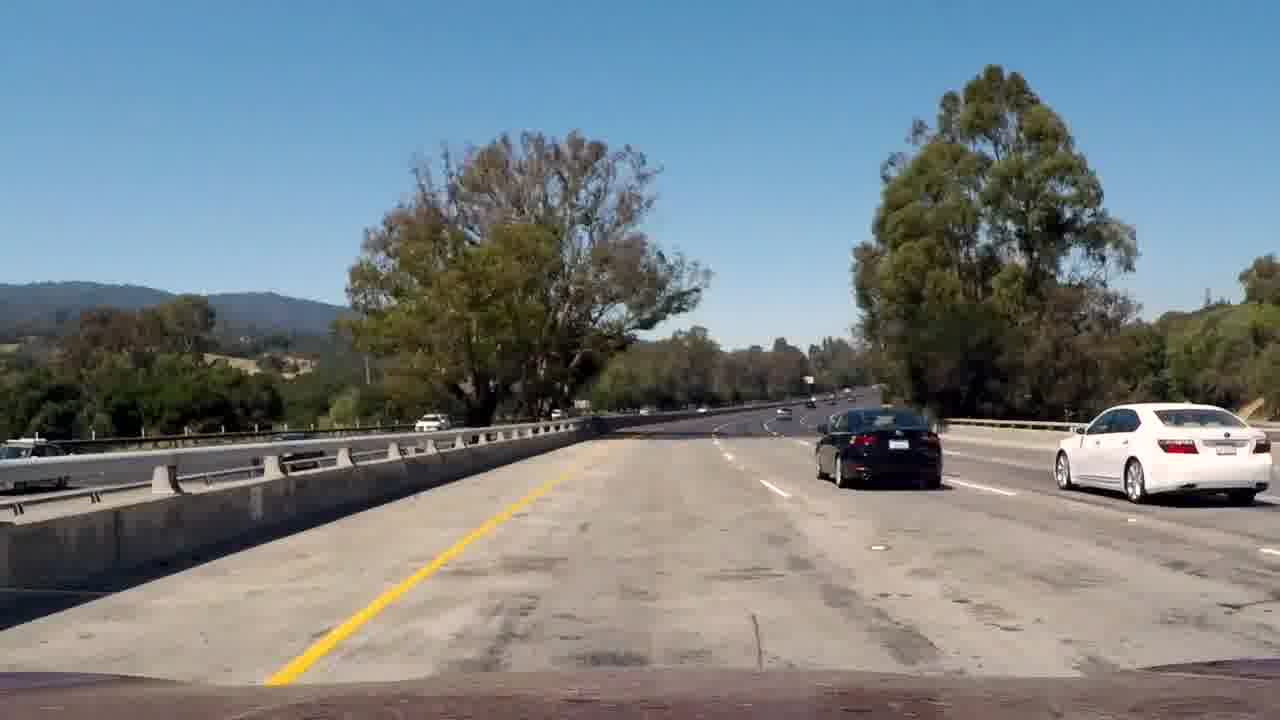
#> input picture captured_images/Pictures1002.jpg, 1280 x 720 px; its folder holds only this picture in this run
$ python -i pipeline.py   (imports and definitions only)   (older library calls are emulated)
#> lines starting #> are read from the running program, lines starting #| are printed output that depends on the picture; after the words box and inside, x2 and y2 are one past the last pixel; in counts of white or black regions, pixels touching at a corner belong together; long printed decimals are rounded
import matplotlib.pyplot as plt
import matplotlib.image as mpimg
import numpy as np
import cv2
import pickle
import glob

# Import everything needed to edit/save/watch video clips
from moviepy.editor import VideoFileClip
from IPython.display import HTML

# Define a function that takes an image, gradient orientation,
# and threshold min / max values.
# [54 lines left out: functions abs_sobel_thresh, mag_thresh, dir_threshold, not called in this run]

# ksize = 3 # Choose a larger odd number to smooth gradient measurements
#
# # Read in an image and grayscale it
# image = mpimg.imread('test_images/test5.jpg')
#
# # Run the function
# # gradx = abs_sobel_thresh(image, orient='x', thresh_min=20, thresh_max=100)
# # grady = abs_sobel_thresh(image, orient='y', thresh_min=20, thresh_max=100)
# mag_binary = mag_thresh(image, sobel_kernel=ksize, mag_thresh=(85, 255))
# # dir_binary = dir_threshold(image, sobel_kernel=ksize, thresh=(50, np.pi/2))
# # combined = np.zeros_like(dir_binary)
# # combined[((gradx == 1) & (grady == 1)) | ((mag_binary == 1) & (dir_binary == 1))] = 1
#
# thresh = (100, 255)
# # R = image[:,:,0]
# # G = image[:,:,1]
# # B = image[:,:,2]
#
# hls = cv2.cvtColor(image, cv2.COLOR_RGB2HLS)
# H = hls[:,:,0]
# L = hls[:,:,1]
# S = hls[:,:,2]
#
# # gray = cv2.cvtColor(image, cv2.COLOR_RGB2GRAY)
# binary = np.zeros_like(S)
# binary[(S > thresh[0]) & (S <= thresh[1])] = 1
#
# # Plot the result
# f, (ax1, ax2) = plt.subplots(1, 2, figsize=(24, 9))
# f.tight_layout()
# ax1.imshow(S, cmap='gray')
# ax1.set_title('Original Image', fontsize=20)
# ax2.imshow(binary, cmap='gray')
# ax2.set_title('Combined', fontsize=20)
#
# # ax2.set_title('Thresholded Gradient x', fontsize=20)
# # ax3.imshow(grady, cmap='gray')
# # ax3.set_title('Thresholded Gradient y', fontsize=20)
# # ax4.imshow(dir_binary, cmap='gray')
# # ax4.set_title('Magnitude binary', fontsize=20)
# plt.subplots_adjust(left=0., right=1, top=0.9, bottom=0.)
# plt.show()

# Convert to HLS color space and separate the S channel
# Note: img is the undistorted image

# img = mpimg.imread('test_images/straight_lines1.jpg')

def pipeline(img):
    # img = mpimg.imread('test_images/test1.jpg')

    hls = cv2.cvtColor(img, cv2.COLOR_RGB2HLS)
#> hls: shape (720, 1280, 3); mean of channels 0, 1, 2 58.7, 125.9, 68.6
    s_channel = hls[:,:,2]

    # Grayscale image
    # NOTE: we already saw that standard grayscaling lost color information for the lane lines
    # Explore gradients in other colors spaces / color channels to see what might work better
    gray = cv2.cvtColor(img, cv2.COLOR_RGB2GRAY)

    # Sobel x
    sobelx = cv2.Sobel(gray, cv2.CV_64F, 1, 0) # Take the derivative in x
    abs_sobelx = np.absolute(sobelx) # Absolute x derivative to accentuate lines away from horizontal
    scaled_sobel = np.uint8(255*abs_sobelx/np.max(abs_sobelx))

    # Threshold x gradient
    thresh_min = 20
    thresh_max = 100
    sxbinary = np.zeros_like(scaled_sobel)
    sxbinary[(scaled_sobel >= thresh_min) & (scaled_sobel <= thresh_max)] = 1

    # Threshold color channel
    s_thresh_min = 170
    s_thresh_max = 255
    s_binary = np.zeros_like(s_channel)
    s_binary[(s_channel >= s_thresh_min) & (s_channel <= s_thresh_max)] = 1

    # Stack each channel to view their individual contributions in green and blue respectively
    # This returns a stack of the two binary images, whose components you can see as different colors
    color_binary = np.dstack(( np.zeros_like(sxbinary), sxbinary, s_binary)) * 255

    # Combine the two binary thresholds
    combined_binary = np.zeros_like(sxbinary)
    combined_binary[(s_binary == 1) | (sxbinary == 1)] = 1

    top_left = [570,470]
    top_right = [720,470]
    bottom_right = [1130,720]
    bottom_left = [200,720]
    pts = np.array([bottom_left,bottom_right,top_right,top_left])

    top_left_dst = [320,0]
    top_right_dst = [980,0]
    bottom_right_dst = [980,720]
    bottom_left_dst = [320,720]
    dst_pts = np.array([bottom_left_dst, bottom_right_dst, top_right_dst, top_left_dst])

    ## you can plot this and see that lines are properly chosen
    # cv2.polylines(img,[pts],True,(255,0,0), 5)
    # cv2.polylines(img,[dst_pts],True,(0,0,255), 5)

    src = np.float32(pts.tolist())
    dst = np.float32(dst_pts.tolist())

    M = cv2.getPerspectiveTransform(src, dst)
    Minv = cv2.getPerspectiveTransform(dst, src)
    img_size = (img.shape[1], img.shape[0])
#> img_size = (1280, 720)

    binary_warped = cv2.warpPerspective(combined_binary, M, img_size , flags=cv2.INTER_LINEAR)
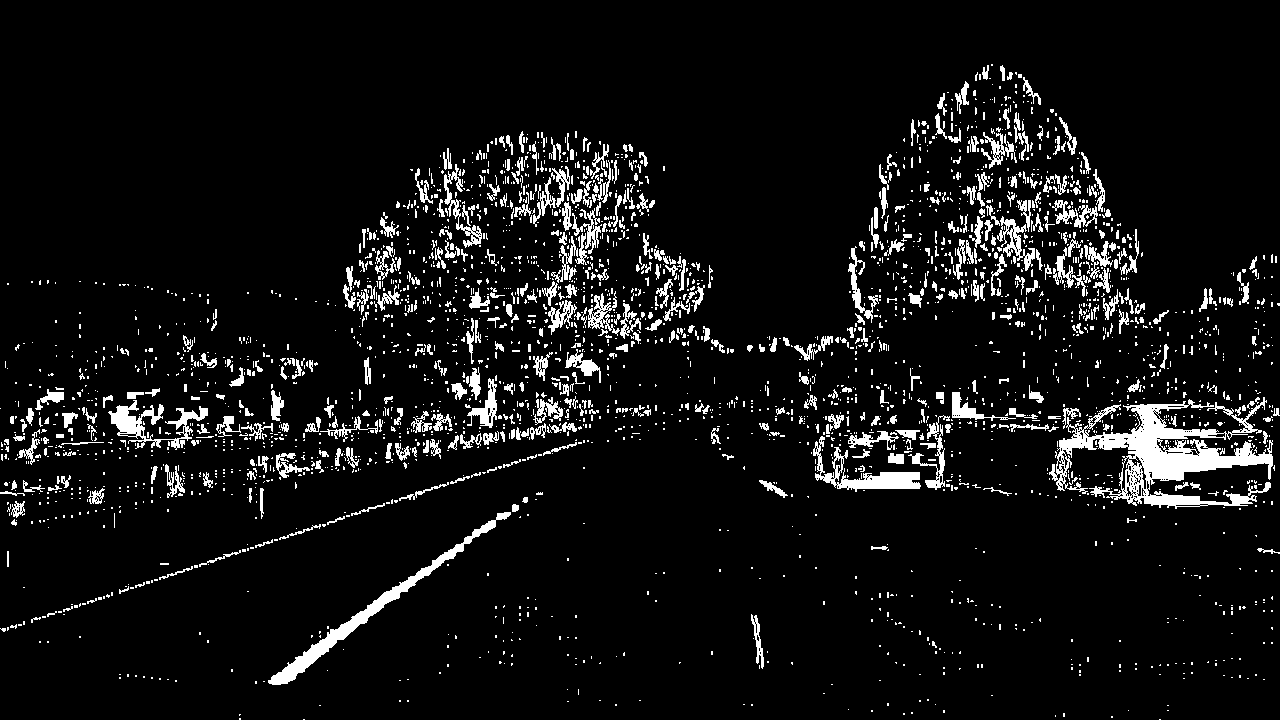
#> combined_binary: shape (720, 1280); values 0 (black) and 1 (white), 7.2% white; 3032 white regions (2533 under 20 px), largest, box (x1, y1, x2, y2) and area: (1049, 397, 1273, 509) 8930, (268, 512, 511, 685) 2885, (813, 436, 921, 492) 1660
    # binary_warped = cv2.warpPerspective(img, M, img_size , flags=cv2.INTER_LINEAR)

    # # Plotting thresholded images
    # f, (ax1, ax2) = plt.subplots(1, 2, figsize=(20,10))
    # ax1.set_title('Original Image')
    # ax1.imshow(img)
    #
    # ax2.set_title('Birds-eye-view')
    # ax2.imshow(binary_warped, cmap='gray')
    # plt.show()

    # Assuming you have created a warped binary image called "binary_warped"
    # Take a histogram of the bottom half of the image
    histogram = np.sum(binary_warped[int(binary_warped.shape[0]/2):,:], axis=0)
    # Create an output image to draw on and  visualize the result
    out_img = np.dstack((binary_warped, binary_warped, binary_warped))*255
    # Find the peak of the left and right halves of the histogram
    # These will be the starting point for the left and right lines
    midpoint = np.int(histogram.shape[0]/2)
#> midpoint = 640
    leftx_base = np.argmax(histogram[:midpoint])
#> leftx_base = 324
    rightx_base = np.argmax(histogram[midpoint:]) + midpoint
#> rightx_base = 745

    # Choose the number of sliding windows
    nwindows = 9
    # Set height of windows
    window_height = np.int(binary_warped.shape[0]/nwindows)
#> window_height = 80
    # Identify the x and y positions of all nonzero pixels in the image
    nonzero = binary_warped.nonzero()
    nonzeroy = np.array(nonzero[0])
#> nonzeroy = 15101 values from 136 to 719
    nonzerox = np.array(nonzero[1])
    # Current positions to be updated for each window
    leftx_current = leftx_base
#> leftx_current = 324
    rightx_current = rightx_base
#> rightx_current = 745
    # Set the width of the windows +/- margin
    margin = 100
    # Set minimum number of pixels found to recenter window
    minpix = 50
    # Create empty lists to receive left and right lane pixel indices
    left_lane_inds = []
    right_lane_inds = []

    # Step through the windows one by one
    for window in range(nwindows):
        # Identify window boundaries in x and y (and right and left)
        win_y_low = binary_warped.shape[0] - (window+1)*window_height
        win_y_high = binary_warped.shape[0] - window*window_height
        win_xleft_low = leftx_current - margin
        win_xleft_high = leftx_current + margin
        win_xright_low = rightx_current - margin
        win_xright_high = rightx_current + margin
        # Draw the windows on the visualization image
        cv2.rectangle(out_img,(win_xleft_low,win_y_low),(win_xleft_high,win_y_high),
        (0,255,0), 2)
        cv2.rectangle(out_img,(win_xright_low,win_y_low),(win_xright_high,win_y_high),
        (0,255,0), 2)
        # Identify the nonzero pixels in x and y within the window
        good_left_inds = ((nonzeroy >= win_y_low) & (nonzeroy < win_y_high) &
        (nonzerox >= win_xleft_low) &  (nonzerox < win_xleft_high)).nonzero()[0]
        good_right_inds = ((nonzeroy >= win_y_low) & (nonzeroy < win_y_high) &
        (nonzerox >= win_xright_low) &  (nonzerox < win_xright_high)).nonzero()[0]
        # Append these indices to the lists
        left_lane_inds.append(good_left_inds)
        right_lane_inds.append(good_right_inds)
        # If you found > minpix pixels, recenter next window on their mean position
        if len(good_left_inds) > minpix:
            leftx_current = np.int(np.mean(nonzerox[good_left_inds]))
        if len(good_right_inds) > minpix:
            rightx_current = np.int(np.mean(nonzerox[good_right_inds]))
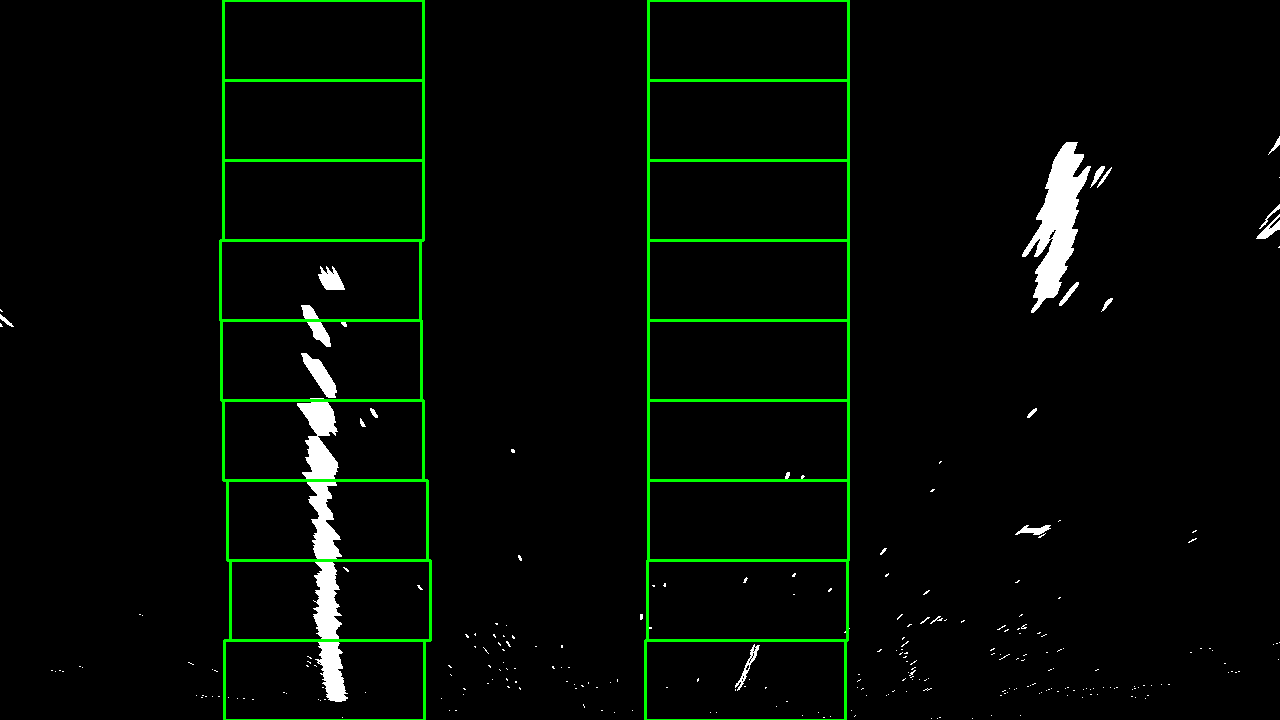
#> out_img: shape (720, 1280, 3); mean of channels 0, 1, 2 4.1, 9.4, 4.1; drawn as B, G, R

    # Concatenate the arrays of indices
    left_lane_inds = np.concatenate(left_lane_inds)
    right_lane_inds = np.concatenate(right_lane_inds)

    # Extract left and right line pixel positions
    leftx = nonzerox[left_lane_inds]
    lefty = nonzeroy[left_lane_inds]
    rightx = nonzerox[right_lane_inds]
    righty = nonzeroy[right_lane_inds]

    # Fit a second order polynomial to each
    left_fit = np.polyfit(lefty, leftx, 2)
#> left_fit = [0.000158, -0.129, 347.1]
    right_fit = np.polyfit(righty, rightx, 2)
#> right_fit = [0.00159, -2.05, 1406.8]

    # Generate x and y values for plotting
    ploty = np.linspace(0, binary_warped.shape[0]-1, binary_warped.shape[0] )
    left_fitx = left_fit[0]*ploty**2 + left_fit[1]*ploty + left_fit[2]
    right_fitx = right_fit[0]*ploty**2 + right_fit[1]*ploty + right_fit[2]

    # Define y-value where we want radius of curvature
    # I'll choose the maximum y-value, corresponding to the bottom of the image
    y_eval = np.max(ploty)
    left_curverad = ((1 + (2*left_fit[0]*y_eval + left_fit[1])**2)**1.5) / np.absolute(2*left_fit[0])
    right_curverad = ((1 + (2*right_fit[0]*y_eval + right_fit[1])**2)**1.5) / np.absolute(2*right_fit[0])
    print(left_curverad, right_curverad)
#| 3219.467 341.129
    # Example values: 1926.74 1908.48

    # Define conversions in x and y from pixels space to meters
    ym_per_pix = 30/720 # meters per pixel in y dimension
    xm_per_pix = 3.7/700 # meters per pixel in x dimension

    # Fit new polynomials to x,y in world space
    left_fit_cr = np.polyfit(ploty*ym_per_pix, left_fitx*xm_per_pix, 2)
    right_fit_cr = np.polyfit(ploty*ym_per_pix, right_fitx*xm_per_pix, 2)
    # Calculate the new radii of curvature
    left_curverad = ((1 + (2*left_fit_cr[0]*y_eval*ym_per_pix + left_fit_cr[1])**2)**1.5) / np.absolute(2*left_fit_cr[0])
    right_curverad = ((1 + (2*right_fit_cr[0]*y_eval*ym_per_pix + right_fit_cr[1])**2)**1.5) / np.absolute(2*right_fit_cr[0])
    # Now our radius of curvature is in meters
    print(left_curverad, 'm', right_curverad, 'm')
#| 1042.692 m 103.699 m
    # Example values: 632.1 m    626.2 m

    # Vehicle position with respect to center
    midpoint = (left_fit_cr[0] + right_fit_cr[0])/2
    center_offset = np.absolute(midpoint - img.shape[1]/2)
    print(left_fit_cr[0])
#| 0.0004796
    print(left_fit_cr[1])
#| -0.01633
    print(center_offset)
#| 639.997
    print(midpoint, 'm')
#| 0.002654 m


    # [8 lines of commented-out code are left out]

    pickle_data = pickle.load(open('wide_dist_pickle.p', 'rb'))
#> (reads wide_dist_pickle.p from the repository)
    mtx = pickle_data["mtx"]
    dist = pickle_data["dist"]

    undist = cv2.undistort(img, mtx, dist, None, mtx)

    # Create an image to draw the lines on
    warp_zero = np.zeros_like(binary_warped).astype(np.uint8)
    color_warp = np.dstack((warp_zero, warp_zero, warp_zero))

    # Recast the x and y points into usable format for cv2.fillPoly()
    pts_left = np.array([np.transpose(np.vstack([left_fitx, ploty]))])
    pts_right = np.array([np.flipud(np.transpose(np.vstack([right_fitx, ploty])))])
    pts = np.hstack((pts_left, pts_right))

    # Draw the lane onto the warped blank image
    cv2.fillPoly(color_warp, np.int_([pts]), (0,255, 0))
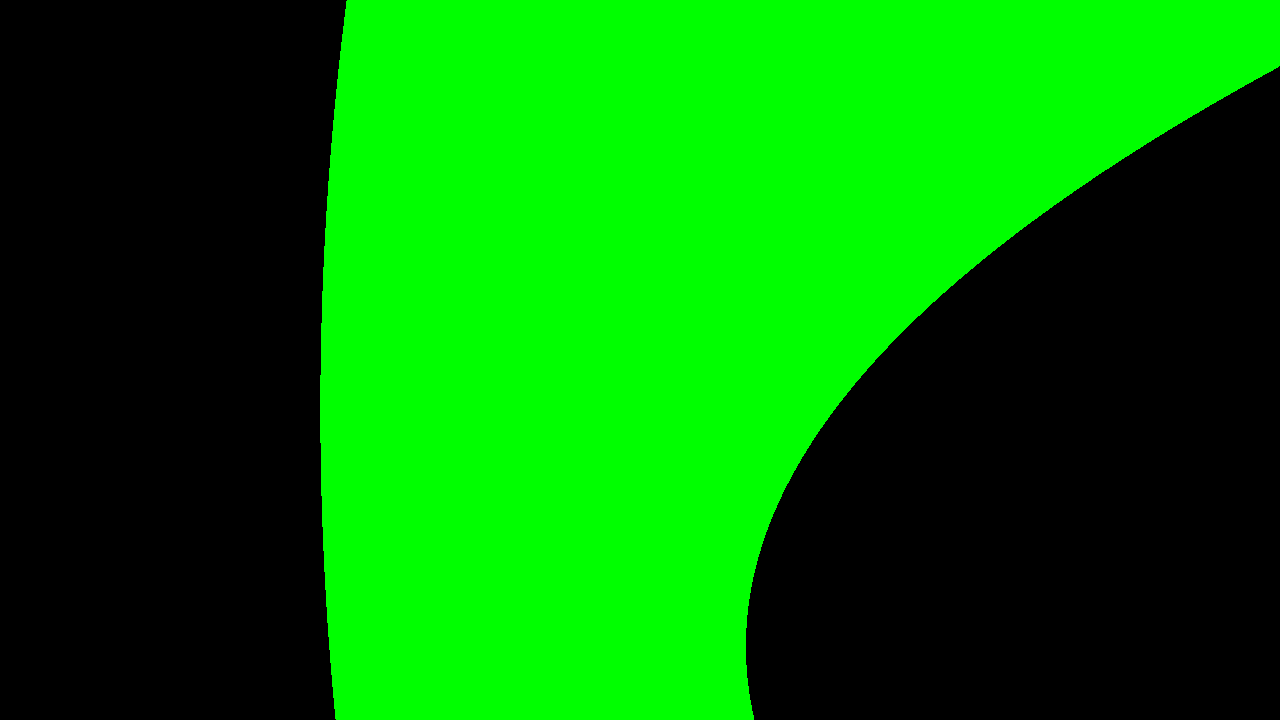
#> color_warp: shape (720, 1280, 3); mean of channels 0, 1, 2 0, 121.8, 0; drawn as B, G, R

    # Warp the blank back to original image space using inverse perspective matrix (Minv)
    newwarp = cv2.warpPerspective(color_warp, Minv, (img.shape[1], img.shape[0]))
    # Combine the result with the original image
    result = cv2.addWeighted(undist, 1, newwarp, 0.3, 0)
    font = cv2.FONT_HERSHEY_SIMPLEX
    result = cv2.putText(result,"Hello World!",(20,40), font, 1, (255,255,255), 2, cv2.LINE_AA)
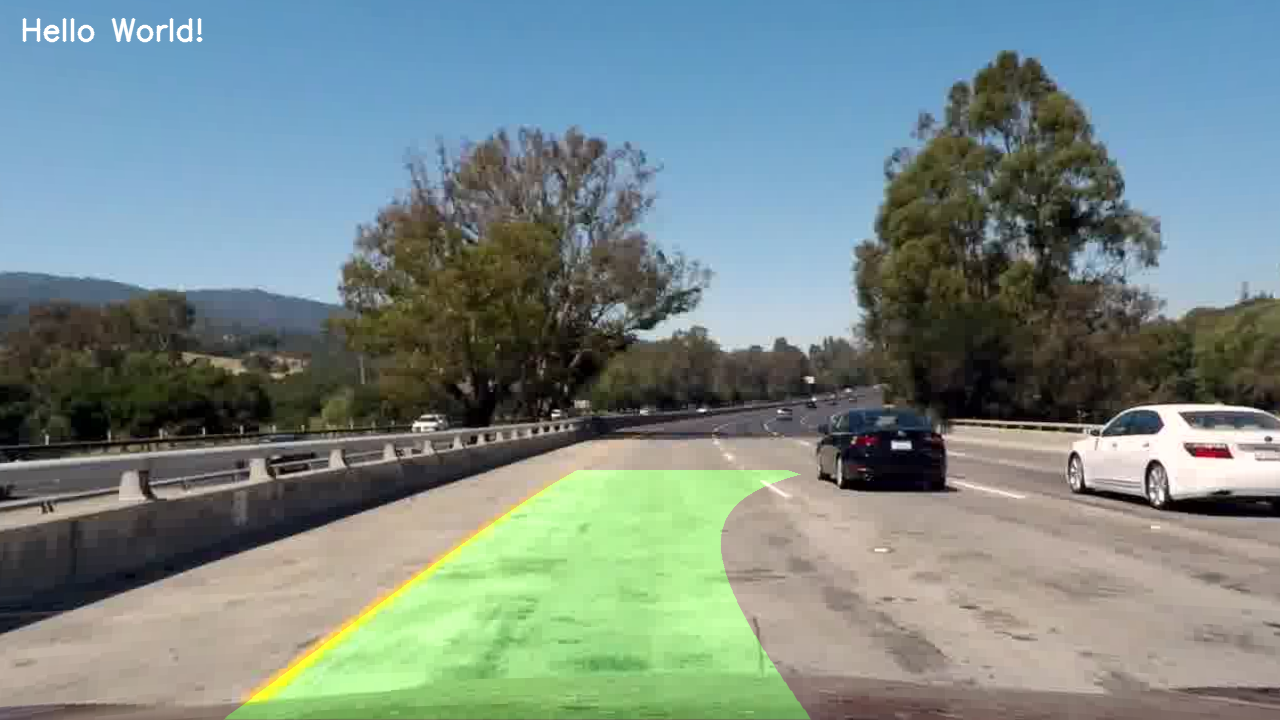
#> result: shape (720, 1280, 3); mean R, G, B 120.4, 136.8, 133.4
    plt.imshow(result)
#> (this line was passed over: IPython is not available in this run)
    plt.show()
    return result

# img = mpimg.imread('test_images/test1.jpg')
#
# pipeline(img)

video_output = 'output.mp4'
video_input = 'examples/project_video.mp4'
## To speed up the testing process you may want to try your pipeline on a shorter subclip of the video
## To do so add .subclip(start_second,end_second) to the end of the line below
## Where start_second and end_second are integer values representing the start and end of the subclip
## You may also uncomment the following line for a subclip of the first 5 seconds
# [1 line that did not run here, left out]
#clip1 = VideoFileClip("test_videos/solidWhiteRight.mp4")
# [1 line that did not run here, left out]

# %time white_clip.write_videofile(video_output, audio=False)

>>> import cv2
>>> picture = cv2.cvtColor(cv2.imread('captured_images/Pictures1002.jpg'), cv2.COLOR_BGR2RGB)
>>> result = pipeline(picture)
